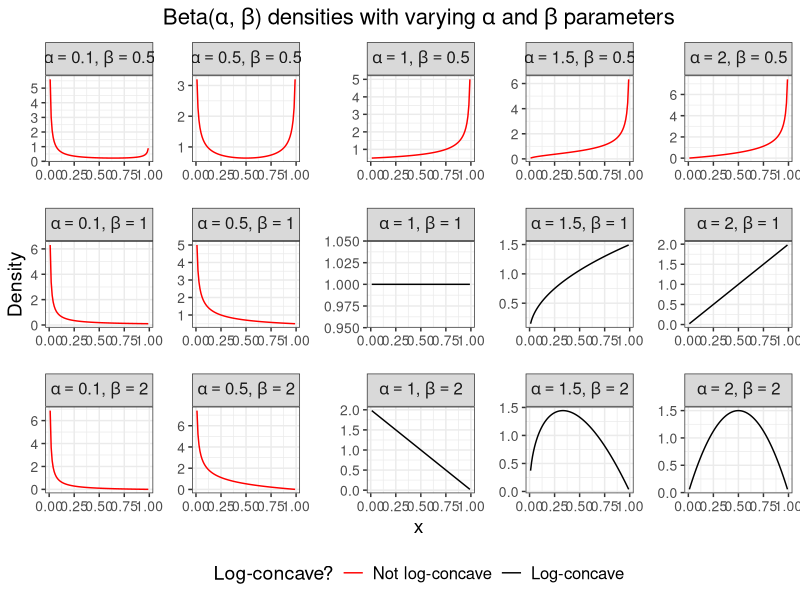

This figure's R source:
# Create Figure 16 in appendix.
# Plot beta densities under variety of alpha and beta parameters.

suppressMessages(library(data.table))
suppressMessages(library(tidyverse))

# Create theme
paper_theme <- theme_bw() +
  theme(plot.title = element_text(hjust = 0.5, size = 16),
        plot.subtitle = element_text(hjust = 0.5, size = 14),
        legend.title = element_text(size = 14),
        axis.title = element_text(size = 14),
        legend.text = element_text(size = 12),
        axis.text = element_text(size = 12),
        strip.text = element_text(size = 12),
        panel.spacing = unit(1.2, "lines"))

# Evaluate beta densities 

x_seq <- seq(0.01, 0.99, by = 0.01)

beta_df <- data.table(expand.grid(x = x_seq,
                                  alpha_param = c(0.1, 0.5, 1, 1.5, 2),
                                  beta_param = c(0.5, 1, 2)),
                      density_eval = NA_real_)

beta_df[, density_eval := dbeta(x = x, shape1 = alpha_param, shape2 = beta_param),
         by = seq_len(nrow(beta_df))]

# Plot beta densities

beta_densities <- beta_df %>% 
  mutate(log_concave = case_when(alpha_param <  1 | beta_param < 1 ~ 
                                   "Not log-concave",
                                 alpha_param >= 1 & beta_param >= 1 ~
                                   "Log-concave")) %>% 
  mutate(log_concave = factor(log_concave, 
                              levels = c("Not log-concave", "Log-concave"),
                              labels = c("Not log-concave", "Log-concave"))) %>% 
  ggplot(aes(x = x, y = density_eval, col = log_concave)) +
  facet_wrap(. ~ beta_param + alpha_param,
             labeller = label_bquote(cols = alpha==.(alpha_param)*","~
                                       beta==.(beta_param)), nrow = 3,
             scales = "free") +
  geom_line() +
  labs(y = "Density",
       col = "Log-concave?",
       title = expression("Beta("*alpha*","~beta*") densities with varying"~alpha~
                            "and"~beta~"parameters")) +
  scale_color_manual(values = c("red", "black")) +
  paper_theme +
  theme(legend.position = "bottom",
        axis.text = element_text(size = 10))

#####################
##### Save plot #####
#####################

ggsave(plot = beta_densities,
       filename = "sim_plots/figure_16.pdf",
       width = 10, height = 5.5)
